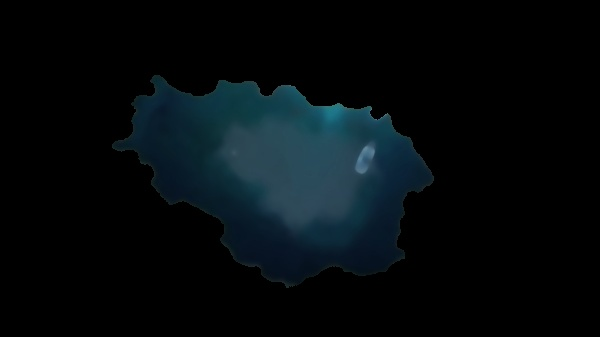
#> input picture Back-End/Imagenes/resultado_varios_rangos.jpg, 600 x 337 px
$ python Pincel.py
#> lines starting #> are read from the running program, lines starting #| are printed output that depends on the picture; after the words box and inside, x2 and y2 are one past the last pixel; in counts of white or black regions, pixels touching at a corner belong together
import cv2
import numpy as np
import uuid
import json
import os

ruta_mask_varios = 'colores/mascara_varios_rangos.npy'
ruta_imagen_aplanada = 'Imagenes/ImagenAplanada.jpg'

# Cargar las máscaras
mask_varios = np.load(ruta_mask_varios)
#> (reads Back-End/colores/mascara_varios_rangos.npy from the repository)

# Cargar la imagen de resultados y la imagen aplanada
ruta_base = os.path.dirname(os.path.abspath(__file__))
ruta_imagen = os.path.join(ruta_base, 'Imagenes', 'resultado_varios_rangos.jpg')
img = cv2.imread(ruta_imagen)
#> img is the input picture: shape (337, 600, 3); mean B, G, R 12.9, 10.1, 4.4
if img is None:
    print("Error: No se pudo cargar la imagen. Asegúrate de que el archivo exista en la ruta especificada.")
    exit()

# Cargar la imagen aplanada
imagen_aplanada = cv2.imread(ruta_imagen_aplanada)
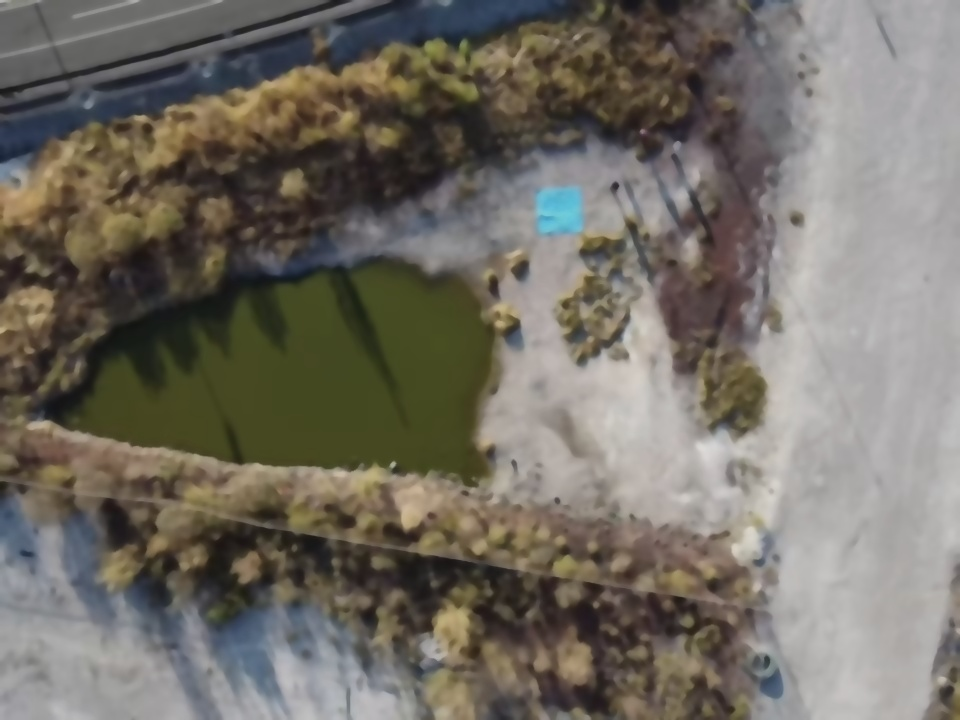
#> input picture Back-End/Imagenes/ImagenAplanada.jpg, 960 x 720 px
#> imagen_aplanada is the input picture: shape (720, 960, 3); mean B, G, R 100.9, 109.9, 114.7
if imagen_aplanada is None:
    print("Error: No se pudo cargar la imagen aplanada.")
    exit()

# Redimensionar la imagen aplanada a las mismas dimensiones de la imagen de resultado
imagen_aplanada = cv2.resize(imagen_aplanada, (img.shape[1], img.shape[0]))
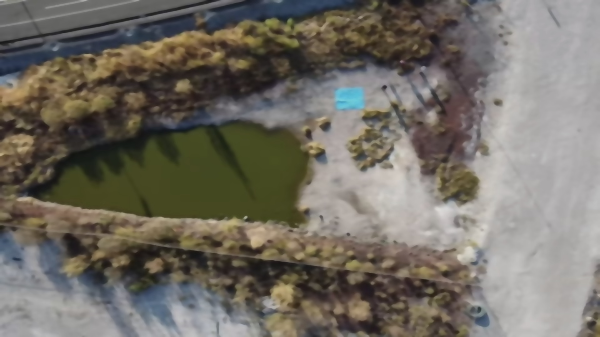
#> imagen_aplanada: shape (337, 600, 3); mean B, G, R 100.8, 109.8, 114.6

# Configurar dimensiones de la ventana y el área de botones
button_panel_width = 150  # Ancho del área de botones
panel_height, panel_width = img.shape[:2]
#> panel_height = 337; panel_width = 600
button_panel = np.ones((panel_height, button_panel_width, 3), dtype=np.uint8) * 200  # Fondo gris claro

# Variables iniciales
overlay = np.zeros_like(img)  # Capa para pintar trazos del pincel
brush_size = 10  # Tamaño de la brocha
painting = False
erasing = False
current_color = (0, 0, 255)  # Color rojo
borrar_malla = False  # Variable para la función "Borrar Malla"

# Coordenadas de los botones
button_reset = (10, 20, 140, 60)
button_save = (10, 80, 140, 120)
button_close = (10, 140, 140, 180)
button_erase = (10, 200, 140, 240)


# Variable global para almacenar la última posición del mouse
last_point = None

# Función para manejar los eventos del pincel
# [84 lines left out: function paint, not called in this run]

# Dibujar los botones
def draw_buttons(panel):
    cv2.rectangle(panel, (button_reset[0], button_reset[1]), (button_reset[2], button_reset[3]), (180, 180, 180), -1)
    cv2.putText(panel, "Reiniciar", (button_reset[0] + 10, button_reset[1] + 30), cv2.FONT_HERSHEY_SIMPLEX, 0.5, (0, 0, 0), 1)
    cv2.rectangle(panel, (button_save[0], button_save[1]), (button_save[2], button_save[3]), (180, 180, 180), -1)
    cv2.putText(panel, "Guardar", (button_save[0] + 20, button_save[1] + 30), cv2.FONT_HERSHEY_SIMPLEX, 0.5, (0, 0, 0), 1)
    cv2.rectangle(panel, (button_close[0], button_close[1]), (button_close[2], button_close[3]), (180, 180, 180), -1)
    cv2.putText(panel, "Cerrar", (button_close[0] + 20, button_close[1] + 30), cv2.FONT_HERSHEY_SIMPLEX, 0.5, (0, 0, 0), 1)
    erase_color = (255, 255, 255) if erasing else (180, 180, 180)
    cv2.rectangle(panel, (button_erase[0], button_erase[1]), (button_erase[2], button_erase[3]), erase_color, -1)
    cv2.putText(panel, "Borrar", (button_erase[0] + 20, button_erase[1] + 30), cv2.FONT_HERSHEY_SIMPLEX, 0.5, (0, 0, 0), 1)


# Configurar el callback del mouse
cv2.namedWindow("Paint Tool")
cv2.resizeWindow("Paint Tool", 1150, 660)
cv2.moveWindow('Paint Tool', 90, 350)
cv2.setMouseCallback("Paint Tool", paint)

while True:
    # Fusionar la imagen aplanada con transparencia
    imagen_fusionada = cv2.addWeighted(imagen_aplanada, 0.3, img, 0.7, 0)
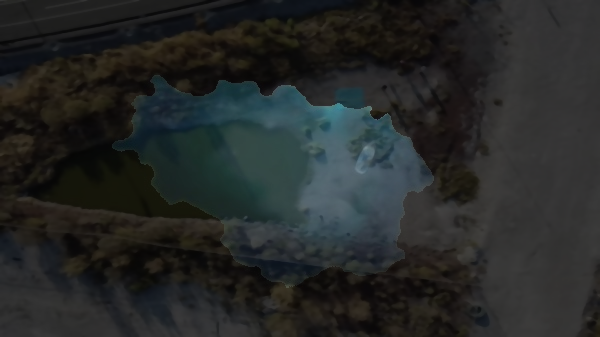
#> imagen_fusionada: shape (337, 600, 3); mean B, G, R 39.3, 40.1, 37.5
    # Combinar el overlay sobre la imagen fusionada
    resultado = cv2.addWeighted(imagen_fusionada, 1, overlay, 1, 0)
    # Combinar con el panel de botones
    combinado_final = np.hstack((resultado, button_panel))
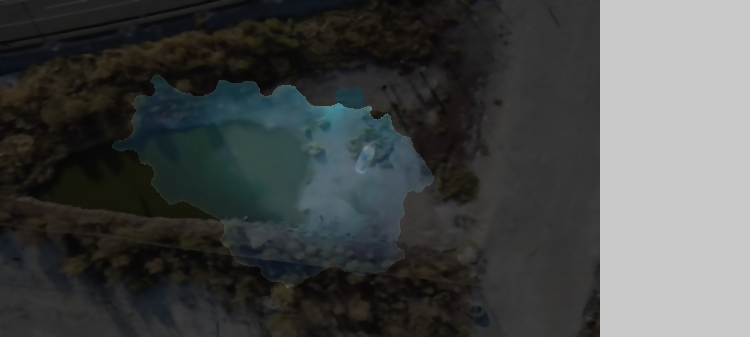
#> combinado_final: shape (337, 750, 3); mean B, G, R 71.4, 72, 70
    draw_buttons(button_panel)
#> in draw_buttons, `cv2.rectangle(panel, (button_reset[0], button_reset[1]), (button_reset..`:
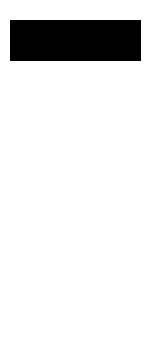
#> panel: shape (337, 150, 3); values 180 (black) and 200 (white), 89.4% white; 1 black region, box (x1, y1, x2, y2) and area: (10, 20, 141, 61) 5371
#> in draw_buttons, `cv2.rectangle(panel, (button_save[0], button_save[1]), (button_save[2]..`: panel: shape (337, 150, 3); min 0, max 200, mean 195.2
#> in draw_buttons, `cv2.rectangle(panel, (button_close[0], button_close[1]), (button_close..`: panel: shape (337, 150, 3); min 0, max 200, mean 192.6
#> in draw_buttons, `cv2.putText(panel, "Cerrar", (button_close[0] + 20, button_close[1] + ..`:
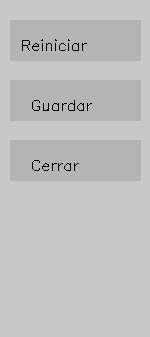
#> panel: shape (337, 150, 3); min 0, max 200, mean 192.2
#> in draw_buttons, `cv2.rectangle(panel, (button_erase[0], button_erase[1]), (button_erase..`: panel: shape (337, 150, 3); 10.63% of pixels changed, all inside (x1, y1, x2, y2) = (10, 200, 141, 241)
#> in draw_buttons, `cv2.putText(panel, "Borrar", (button_erase[0] + 20, button_erase[1] + ..`:
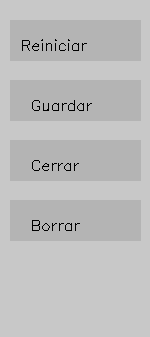
#> panel: shape (337, 150, 3); min 0, max 200, mean 189.7
    # Mostrar la ventana
    cv2.imshow("Paint Tool", combinado_final)

    # Salir con la tecla 'ESC'
    if cv2.waitKey(1) & 0xFF == 27:
#> (key Esc is pressed here)
        break

cv2.destroyAllWindows()
